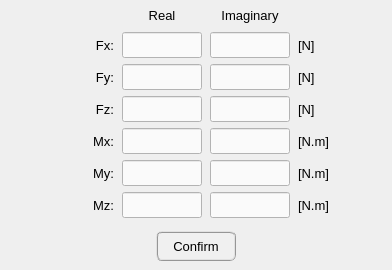
        <widget class="QWidget" name="tab_constant_values">
         <attribute name="title">
          <string>Constant values</string>
         </attribute>
         <layout class="QGridLayout" name="gridLayout_9">
          <property name="leftMargin">
           <number>0</number>
          </property>
          <property name="topMargin">
           <number>0</number>
          </property>
          <property name="rightMargin">
           <number>0</number>
          </property>
          <property name="bottomMargin">
           <number>0</number>
          </property>
          <property name="spacing">
           <number>0</number>
          </property>
          <item row="0" column="0">
           <widget class="QFrame" name="frame_3">
            <property name="font">
             <font>
              <pointsize>10</pointsize>
             </font>
            </property>
            <property name="frameShape">
             <enum>QFrame::NoFrame</enum>
            </property>
            <property name="frameShadow">
             <enum>QFrame::Raised</enum>
            </property>
            <layout class="QGridLayout" name="gridLayout_8">
             <property name="leftMargin">
              <number>4</number>
             </property>
             <property name="topMargin">
              <number>4</number>
             </property>
             <property name="rightMargin">
              <number>4</number>
             </property>
             <property name="bottomMargin">
              <number>4</number>
             </property>
             <property name="horizontalSpacing">
              <number>8</number>
             </property>
             <item row="4" column="3">
              <widget class="QLineEdit" name="lineEdit_imag_Mx">
               <property name="minimumSize">
                <size>
                 <width>80</width>
                 <height>26</height>
                </size>
               </property>
               <property name="maximumSize">
                <size>
                 <width>80</width>
                 <height>26</height>
                </size>
               </property>
               <property name="font">
                <font>
                 <pointsize>10</pointsize>
                 <weight>50</weight>
                 <bold>false</bold>
                </font>
               </property>
               <property name="styleSheet">
                <string notr="true">QLineEdit{color: rgb(0, 0, 0); background-color: rgb(250, 250, 250)}
QLineEdit:disabled{color: rgb(100, 100, 100); background-color: rgb(240, 240, 240)}</string>
               </property>
               <property name="alignment">
                <set>Qt::AlignCenter</set>
               </property>
              </widget>
             </item>
             <item row="4" column="1">
              <widget class="QLabel" name="label_Rx_constant">
               <property name="minimumSize">
                <size>
                 <width>70</width>
                 <height>26</height>
                </size>
               </property>
               <property name="maximumSize">
                <size>
                 <width>70</width>
                 <height>26</height>
                </size>
               </property>
               <property name="font">
                <font>
                 <pointsize>10</pointsize>
                </font>
               </property>
               <property name="text">
                <string>Mx:</string>
               </property>
               <property name="alignment">
                <set>Qt::AlignRight|Qt::AlignTrailing|Qt::AlignVCenter</set>
               </property>
              </widget>
             </item>
             <item row="4" column="2">
              <widget class="QLineEdit" name="lineEdit_real_Mx">
               <property name="minimumSize">
                <size>
                 <width>80</width>
                 <height>26</height>
                </size>
               </property>
               <property name="maximumSize">
                <size>
                 <width>80</width>
                 <height>26</height>
                </size>
               </property>
               <property name="font">
                <font>
                 <pointsize>10</pointsize>
                 <weight>50</weight>
                 <bold>false</bold>
                </font>
               </property>
               <property name="styleSheet">
                <string notr="true">QLineEdit{color: rgb(0, 0, 0); background-color: rgb(250, 250, 250)}
QLineEdit:disabled{color: rgb(100, 100, 100); background-color: rgb(240, 240, 240)}</string>
               </property>
               <property name="alignment">
                <set>Qt::AlignCenter</set>
               </property>
              </widget>
             </item>
             <item row="1" column="2">
              <widget class="QLineEdit" name="lineEdit_real_Fx">
               <property name="minimumSize">
                <size>
                 <width>80</width>
                 <height>26</height>
                </size>
               </property>
               <property name="maximumSize">
                <size>
                 <width>80</width>
                 <height>26</height>
                </size>
               </property>
               <property name="font">
                <font>
                 <pointsize>10</pointsize>
                 <weight>50</weight>
                 <bold>false</bold>
                </font>
               </property>
               <property name="styleSheet">
                <string notr="true">QLineEdit{color: rgb(0, 0, 0); background-color: rgb(250, 250, 250)}
QLineEdit:disabled{color: rgb(100, 100, 100); background-color: rgb(240, 240, 240)}</string>
               </property>
               <property name="text">
                <string/>
               </property>
               <property name="alignment">
                <set>Qt::AlignCenter</set>
               </property>
              </widget>
             </item>
             <item row="1" column="1">
              <widget class="QLabel" name="label_Ux_constant">
               <property name="minimumSize">
                <size>
                 <width>70</width>
                 <height>26</height>
                </size>
               </property>
               <property name="maximumSize">
                <size>
                 <width>70</width>
                 <height>26</height>
                </size>
               </property>
               <property name="font">
                <font>
                 <pointsize>10</pointsize>
                </font>
               </property>
               <property name="styleSheet">
                <string notr="true"/>
               </property>
               <property name="text">
                <string>Fx:</string>
               </property>
               <property name="alignment">
                <set>Qt::AlignRight|Qt::AlignTrailing|Qt::AlignVCenter</set>
               </property>
              </widget>
             </item>
             <item row="3" column="2">
              <widget class="QLineEdit" name="lineEdit_real_Fz">
               <property name="minimumSize">
                <size>
                 <width>80</width>
                 <height>26</height>
                </size>
               </property>
               <property name="maximumSize">
                <size>
                 <width>80</width>
                 <height>26</height>
                </size>
               </property>
               <property name="font">
                <font>
                 <pointsize>10</pointsize>
                 <weight>50</weight>
                 <bold>false</bold>
                </font>
               </property>
               <property name="styleSheet">
                <string notr="true">QLineEdit{color: rgb(0, 0, 0); background-color: rgb(250, 250, 250)}
QLineEdit:disabled{color: rgb(100, 100, 100); background-color: rgb(240, 240, 240)}</string>
               </property>
               <property name="alignment">
                <set>Qt::AlignCenter</set>
               </property>
              </widget>
             </item>
             <item row="3" column="4">
              <widget class="QLabel" name="label_21">
               <property name="minimumSize">
                <size>
                 <width>50</width>
                 <height>26</height>
                </size>
               </property>
               <property name="maximumSize">
                <size>
                 <width>50</width>
                 <height>26</height>
                </size>
               </property>
               <property name="font">
                <font>
                 <pointsize>10</pointsize>
                 <weight>50</weight>
                 <italic>false</italic>
                 <bold>false</bold>
                </font>
               </property>
               <property name="text">
                <string>[N]</string>
               </property>
               <property name="alignment">
                <set>Qt::AlignLeading|Qt::AlignLeft|Qt::AlignVCenter</set>
               </property>
              </widget>
             </item>
             <item row="3" column="3">
              <widget class="QLineEdit" name="lineEdit_imag_Fz">
               <property name="minimumSize">
                <size>
                 <width>80</width>
                 <height>26</height>
                </size>
               </property>
               <property name="maximumSize">
                <size>
                 <width>80</width>
                 <height>26</height>
                </size>
               </property>
               <property name="font">
                <font>
                 <pointsize>10</pointsize>
                 <weight>50</weight>
                 <bold>false</bold>
                </font>
               </property>
               <property name="styleSheet">
                <string notr="true">QLineEdit{color: rgb(0, 0, 0); background-color: rgb(250, 250, 250)}
QLineEdit:disabled{color: rgb(100, 100, 100); background-color: rgb(240, 240, 240)}</string>
               </property>
               <property name="alignment">
                <set>Qt::AlignCenter</set>
               </property>
              </widget>
             </item>
             <item row="0" column="3">
              <widget class="QLabel" name="label_imaginary">
               <property name="minimumSize">
                <size>
                 <width>80</width>
                 <height>22</height>
                </size>
               </property>
               <property name="maximumSize">
                <size>
                 <width>80</width>
                 <height>22</height>
                </size>
               </property>
               <property name="font">
                <font>
                 <pointsize>10</pointsize>
                </font>
               </property>
               <property name="text">
                <string>Imaginary</string>
               </property>
               <property name="alignment">
                <set>Qt::AlignCenter</set>
               </property>
              </widget>
             </item>
             <item row="1" column="0">
              <spacer name="horizontalSpacer_5">
               <property name="orientation">
                <enum>Qt::Horizontal</enum>
               </property>
               <property name="sizeHint" stdset="0">
                <size>
                 <width>40</width>
                 <height>20</height>
                </size>
               </property>
              </spacer>
             </item>
             <item row="6" column="2">
              <widget class="QLineEdit" name="lineEdit_real_Mz">
               <property name="minimumSize">
                <size>
                 <width>80</width>
                 <height>26</height>
                </size>
               </property>
               <property name="maximumSize">
                <size>
                 <width>80</width>
                 <height>26</height>
                </size>
               </property>
               <property name="font">
                <font>
                 <pointsize>10</pointsize>
                 <weight>50</weight>
                 <bold>false</bold>
                </font>
               </property>
               <property name="styleSheet">
                <string notr="true">QLineEdit{color: rgb(0, 0, 0); background-color: rgb(250, 250, 250)}
QLineEdit:disabled{color: rgb(100, 100, 100); background-color: rgb(240, 240, 240)}</string>
               </property>
               <property name="alignment">
                <set>Qt::AlignCenter</set>
               </property>
              </widget>
             </item>
             <item row="6" column="3">
              <widget class="QLineEdit" name="lineEdit_imag_Mz">
               <property name="minimumSize">
                <size>
                 <width>80</width>
                 <height>26</height>
                </size>
               </property>
               <property name="maximumSize">
                <size>
                 <width>80</width>
                 <height>26</height>
                </size>
               </property>
               <property name="font">
                <font>
                 <pointsize>10</pointsize>
                 <weight>50</weight>
                 <bold>false</bold>
                </font>
               </property>
               <property name="styleSheet">
                <string notr="true">QLineEdit{color: rgb(0, 0, 0); background-color: rgb(250, 250, 250)}
QLineEdit:disabled{color: rgb(100, 100, 100); background-color: rgb(240, 240, 240)}</string>
               </property>
               <property name="alignment">
                <set>Qt::AlignCenter</set>
               </property>
              </widget>
             </item>
             <item row="5" column="2">
              <widget class="QLineEdit" name="lineEdit_real_My">
               <property name="minimumSize">
                <size>
                 <width>80</width>
                 <height>26</height>
                </size>
               </property>
               <property name="maximumSize">
                <size>
                 <width>80</width>
                 <height>26</height>
                </size>
               </property>
               <property name="font">
                <font>
                 <pointsize>10</pointsize>
                 <weight>50</weight>
                 <bold>false</bold>
                </font>
               </property>
               <property name="styleSheet">
                <string notr="true">QLineEdit{color: rgb(0, 0, 0); background-color: rgb(250, 250, 250)}
QLineEdit:disabled{color: rgb(100, 100, 100); background-color: rgb(240, 240, 240)}</string>
               </property>
               <property name="alignment">
                <set>Qt::AlignCenter</set>
               </property>
              </widget>
             </item>
             <item row="5" column="1">
              <widget class="QLabel" name="label_Ry_constant">
               <property name="minimumSize">
                <size>
                 <width>70</width>
                 <height>26</height>
                </size>
               </property>
               <property name="maximumSize">
                <size>
                 <width>70</width>
                 <height>26</height>
                </size>
               </property>
               <property name="font">
                <font>
                 <pointsize>10</pointsize>
                </font>
               </property>
               <property name="text">
                <string>My:</string>
               </property>
               <property name="alignment">
                <set>Qt::AlignRight|Qt::AlignTrailing|Qt::AlignVCenter</set>
               </property>
              </widget>
             </item>
             <item row="4" column="4">
              <widget class="QLabel" name="label_16">
               <property name="minimumSize">
                <size>
                 <width>50</width>
                 <height>26</height>
                </size>
               </property>
               <property name="maximumSize">
                <size>
                 <width>50</width>
                 <height>26</height>
                </size>
               </property>
               <property name="font">
                <font>
                 <pointsize>10</pointsize>
                 <weight>50</weight>
                 <italic>false</italic>
                 <bold>false</bold>
                </font>
               </property>
               <property name="text">
                <string>[N.m]</string>
               </property>
               <property name="alignment">
                <set>Qt::AlignLeading|Qt::AlignLeft|Qt::AlignVCenter</set>
               </property>
              </widget>
             </item>
             <item row="1" column="5">
              <spacer name="horizontalSpacer_6">
               <property name="orientation">
                <enum>Qt::Horizontal</enum>
               </property>
               <property name="sizeHint" stdset="0">
                <size>
                 <width>40</width>
                 <height>20</height>
                </size>
               </property>
              </spacer>
             </item>
             <item row="2" column="3">
              <widget class="QLineEdit" name="lineEdit_imag_Fy">
               <property name="minimumSize">
                <size>
                 <width>80</width>
                 <height>26</height>
                </size>
               </property>
               <property name="maximumSize">
                <size>
                 <width>80</width>
                 <height>26</height>
                </size>
               </property>
               <property name="font">
                <font>
                 <pointsize>10</pointsize>
                 <weight>50</weight>
                 <bold>false</bold>
                </font>
               </property>
               <property name="styleSheet">
                <string notr="true">QLineEdit{color: rgb(0, 0, 0); background-color: rgb(250, 250, 250)}
QLineEdit:disabled{color: rgb(100, 100, 100); background-color: rgb(240, 240, 240)}</string>
               </property>
               <property name="alignment">
                <set>Qt::AlignCenter</set>
               </property>
              </widget>
             </item>
             <item row="2" column="1">
              <widget class="QLabel" name="label_Uy_constant">
               <property name="minimumSize">
                <size>
                 <width>70</width>
                 <height>26</height>
                </size>
               </property>
               <property name="maximumSize">
                <size>
                 <width>70</width>
                 <height>26</height>
                </size>
               </property>
               <property name="font">
                <font>
                 <pointsize>10</pointsize>
                </font>
               </property>
               <property name="text">
                <string>Fy:</string>
               </property>
               <property name="alignment">
                <set>Qt::AlignRight|Qt::AlignTrailing|Qt::AlignVCenter</set>
               </property>
              </widget>
             </item>
             <item row="1" column="4">
              <widget class="QLabel" name="label_13">
               <property name="minimumSize">
                <size>
                 <width>50</width>
                 <height>26</height>
                </size>
               </property>
               <property name="maximumSize">
                <size>
                 <width>50</width>
                 <height>26</height>
                </size>
               </property>
               <property name="font">
                <font>
                 <pointsize>10</pointsize>
                 <weight>50</weight>
                 <italic>false</italic>
                 <bold>false</bold>
                </font>
               </property>
               <property name="text">
                <string>[N]</string>
               </property>
               <property name="alignment">
                <set>Qt::AlignLeading|Qt::AlignLeft|Qt::AlignVCenter</set>
               </property>
              </widget>
             </item>
             <item row="1" column="3">
              <widget class="QLineEdit" name="lineEdit_imag_Fx">
               <property name="minimumSize">
                <size>
                 <width>80</width>
                 <height>26</height>
                </size>
               </property>
               <property name="maximumSize">
                <size>
                 <width>80</width>
                 <height>26</height>
                </size>
               </property>
               <property name="font">
                <font>
                 <pointsize>10</pointsize>
                 <weight>50</weight>
                 <bold>false</bold>
                </font>
               </property>
               <property name="styleSheet">
                <string notr="true">QLineEdit{color: rgb(0, 0, 0); background-color: rgb(250, 250, 250)}
QLineEdit:disabled{color: rgb(100, 100, 100); background-color: rgb(240, 240, 240)}</string>
               </property>
               <property name="alignment">
                <set>Qt::AlignCenter</set>
               </property>
              </widget>
             </item>
             <item row="2" column="4">
              <widget class="QLabel" name="label_14">
               <property name="minimumSize">
                <size>
                 <width>50</width>
                 <height>26</height>
                </size>
               </property>
               <property name="maximumSize">
                <size>
                 <width>50</width>
                 <height>26</height>
                </size>
               </property>
               <property name="font">
                <font>
                 <pointsize>10</pointsize>
                 <weight>50</weight>
                 <italic>false</italic>
                 <bold>false</bold>
                </font>
               </property>
               <property name="text">
                <string>[N]</string>
               </property>
               <property name="alignment">
                <set>Qt::AlignLeading|Qt::AlignLeft|Qt::AlignVCenter</set>
               </property>
              </widget>
             </item>
             <item row="2" column="2">
              <widget class="QLineEdit" name="lineEdit_real_Fy">
               <property name="minimumSize">
                <size>
                 <width>80</width>
                 <height>26</height>
                </size>
               </property>
               <property name="maximumSize">
                <size>
                 <width>80</width>
                 <height>26</height>
                </size>
               </property>
               <property name="font">
                <font>
                 <pointsize>10</pointsize>
                 <weight>50</weight>
                 <bold>false</bold>
                </font>
               </property>
               <property name="styleSheet">
                <string notr="true">QLineEdit{color: rgb(0, 0, 0); background-color: rgb(250, 250, 250)}
QLineEdit:disabled{color: rgb(100, 100, 100); background-color: rgb(240, 240, 240)}</string>
               </property>
               <property name="alignment">
                <set>Qt::AlignCenter</set>
               </property>
              </widget>
             </item>
             <item row="5" column="3">
              <widget class="QLineEdit" name="lineEdit_imag_My">
               <property name="minimumSize">
                <size>
                 <width>80</width>
                 <height>26</height>
                </size>
               </property>
               <property name="maximumSize">
                <size>
                 <width>80</width>
                 <height>26</height>
                </size>
               </property>
               <property name="font">
                <font>
                 <pointsize>10</pointsize>
                 <weight>50</weight>
                 <bold>false</bold>
                </font>
               </property>
               <property name="styleSheet">
                <string notr="true">QLineEdit{color: rgb(0, 0, 0); background-color: rgb(250, 250, 250)}
QLineEdit:disabled{color: rgb(100, 100, 100); background-color: rgb(240, 240, 240)}</string>
               </property>
               <property name="alignment">
                <set>Qt::AlignCenter</set>
               </property>
              </widget>
             </item>
             <item row="0" column="2">
              <widget class="QLabel" name="label_real">
               <property name="minimumSize">
                <size>
                 <width>80</width>
                 <height>22</height>
                </size>
               </property>
               <property name="maximumSize">
                <size>
                 <width>80</width>
                 <height>22</height>
                </size>
               </property>
               <property name="font">
                <font>
                 <pointsize>10</pointsize>
                </font>
               </property>
               <property name="text">
                <string>Real</string>
               </property>
               <property name="alignment">
                <set>Qt::AlignCenter</set>
               </property>
              </widget>
             </item>
             <item row="3" column="1">
              <widget class="QLabel" name="label_Uz_constant">
               <property name="minimumSize">
                <size>
                 <width>70</width>
                 <height>26</height>
                </size>
               </property>
               <property name="maximumSize">
                <size>
                 <width>70</width>
                 <height>26</height>
                </size>
               </property>
               <property name="font">
                <font>
                 <pointsize>10</pointsize>
                </font>
               </property>
               <property name="text">
                <string>Fz:</string>
               </property>
               <property name="alignment">
                <set>Qt::AlignRight|Qt::AlignTrailing|Qt::AlignVCenter</set>
               </property>
              </widget>
             </item>
             <item row="5" column="4">
              <widget class="QLabel" name="label_17">
               <property name="minimumSize">
                <size>
                 <width>50</width>
                 <height>26</height>
                </size>
               </property>
               <property name="maximumSize">
                <size>
                 <width>50</width>
                 <height>26</height>
                </size>
               </property>
               <property name="font">
                <font>
                 <pointsize>10</pointsize>
                 <weight>50</weight>
                 <italic>false</italic>
                 <bold>false</bold>
                </font>
               </property>
               <property name="text">
                <string>[N.m]</string>
               </property>
               <property name="alignment">
                <set>Qt::AlignLeading|Qt::AlignLeft|Qt::AlignVCenter</set>
               </property>
              </widget>
             </item>
             <item row="6" column="1">
              <widget class="QLabel" name="label_Rz_constant">
               <property name="minimumSize">
                <size>
                 <width>70</width>
                 <height>26</height>
                </size>
               </property>
               <property name="maximumSize">
                <size>
                 <width>70</width>
                 <height>26</height>
                </size>
               </property>
               <property name="font">
                <font>
                 <pointsize>10</pointsize>
                </font>
               </property>
               <property name="text">
                <string>Mz:</string>
               </property>
               <property name="alignment">
                <set>Qt::AlignRight|Qt::AlignTrailing|Qt::AlignVCenter</set>
               </property>
              </widget>
             </item>
             <item row="6" column="4">
              <widget class="QLabel" name="label_15">
               <property name="minimumSize">
                <size>
                 <width>50</width>
                 <height>26</height>
                </size>
               </property>
               <property name="maximumSize">
                <size>
                 <width>50</width>
                 <height>26</height>
                </size>
               </property>
               <property name="font">
                <font>
                 <pointsize>10</pointsize>
                 <weight>50</weight>
                 <italic>false</italic>
                 <bold>false</bold>
                </font>
               </property>
               <property name="text">
                <string>[N.m]</string>
               </property>
               <property name="alignment">
                <set>Qt::AlignLeading|Qt::AlignLeft|Qt::AlignVCenter</set>
               </property>
              </widget>
             </item>
            </layout>
           </widget>
          </item>
          <item row="1" column="0">
           <widget class="QFrame" name="frame_2">
            <property name="minimumSize">
             <size>
              <width>0</width>
              <height>48</height>
             </size>
            </property>
            <property name="maximumSize">
             <size>
              <width>16777215</width>
              <height>48</height>
             </size>
            </property>
            <property name="frameShape">
             <enum>QFrame::NoFrame</enum>
            </property>
            <property name="frameShadow">
             <enum>QFrame::Raised</enum>
            </property>
            <layout class="QGridLayout" name="gridLayout">
             <property name="leftMargin">
              <number>4</number>
             </property>
             <property name="topMargin">
              <number>4</number>
             </property>
             <property name="rightMargin">
              <number>4</number>
             </property>
             <property name="bottomMargin">
              <number>4</number>
             </property>
             <property name="spacing">
              <number>4</number>
             </property>
             <item row="0" column="1">
              <widget class="QPushButton" name="pushButton_constant_value_confirm">
               <property name="minimumSize">
                <size>
                 <width>80</width>
                 <height>30</height>
                </size>
               </property>
               <property name="maximumSize">
                <size>
                 <width>80</width>
                 <height>30</height>
                </size>
               </property>
               <property name="font">
                <font>
                 <pointsize>10</pointsize>
                </font>
               </property>
               <property name="styleSheet">
                <string notr="true">QPushButton{border-radius: 6px; border-color: rgb(150, 150, 150); border-style: ridge; border-width: 2px; color: rgb(0, 0, 0); background-color: rgb(240, 240, 240)}
QPushButton:hover{border-radius: 6px; border-color: rgb(0, 170, 255); border-style: ridge; border-width: 2px; color: rgb(0, 0, 0); background-color: rgba(174, 213, 255, 100)}
QPushButton:pressed{border-radius: 6px; border-color: rgb(0, 170, 255); border-style: ridge; border-width: 2px; color: rgb(0, 0, 0); background-color: rgb(174, 213, 255)}
QPushButton:disabled{border-radius: 6px; border-color: rgb(150, 150, 150); border-style: ridge; border-width: 0px; color: rgb(150,150, 150); background-color: rgb(220, 220, 220)}</string>
               </property>
               <property name="text">
                <string>Confirm</string>
               </property>
              </widget>
             </item>
             <item row="0" column="0">
              <spacer name="horizontalSpacer_3">
               <property name="orientation">
                <enum>Qt::Horizontal</enum>
               </property>
               <property name="sizeHint" stdset="0">
                <size>
                 <width>40</width>
                 <height>20</height>
                </size>
               </property>
              </spacer>
             </item>
             <item row="0" column="2">
              <spacer name="horizontalSpacer_4">
               <property name="orientation">
                <enum>Qt::Horizontal</enum>
               </property>
               <property name="sizeHint" stdset="0">
                <size>
                 <width>40</width>
                 <height>20</height>
                </size>
               </property>
              </spacer>
             </item>
            </layout>
           </widget>
          </item>
         </layout>
        </widget>
